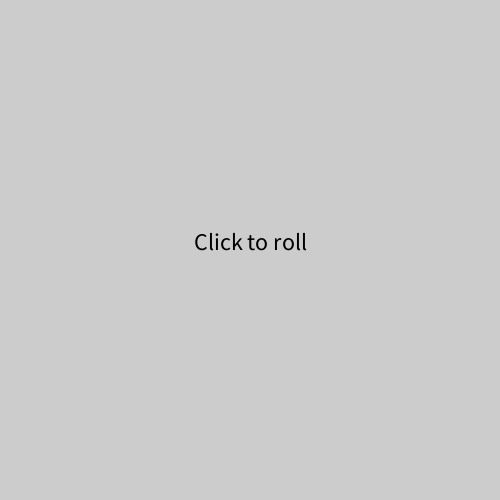
Frame 1 (no input)
Frame 60 (the mouse pressed at the canvas centre just before this capture): identical to frame 1, image omitted
Frame 120 (the mouse held since frame 60 and released just before this capture): identical to frame 1, image omitted

The Processing sketch that drew this single still picture (run headless with seeded random() and noise(); from frame 60 on, the mouse is pressed at the canvas centre):

// Processing sketch: ChukwuochaChukwunazaLab10Bronze
// ── ChukwuochaChukwunazaLab10Bronze.pde
/**
 * Chukwuocha Chukwunaza 
 * Fall Lab 10 - COMP 1010
 * Bronze exercise
 *
 * Simplified Yahtzee game - phase 1
 * Roll the dice, and display them, when the mouse is clicked.
 */

//Constants controlling the game.
//The number of sides should not be changed since the
//graphics only handles from 1-6 dots.
//In this version, the number of dice could be varied.
final int NUM_SIDES=6;   //Sides on the dice
final int NUM_DICE=5;    //The number of dice used

//-------- Bronze -------------------------------------

//***Add the variable storing the dice here:
int[] numDice = new int[NUM_DICE];

void rollDice() {
  for (int i=0; i<NUM_DICE; i++)
  {
    numDice[i] = (int)random(1, NUM_SIDES+1);
  }
}//rollDice

void showDiceRoll() {
  for (int i=0; i<NUM_DICE; i++)
  {
    drawDie(i, numDice[i]);
  }
}//showDiceRoll



//==================================================================
//
//    SUPPLIED CODE - DO NOT EDIT ANYTHING BELOW THIS LINE

void setup() {
  size(500, 500);
  displayMessage("Click to roll");
}//setup

//--------------------------------------------------------------

void draw() {
}//draw

//--------------------------------------------------------------

void mouseClicked() {
  rollDice();
  showDiceRoll();
}

//--------------------------------------------------------------

void displayMessage(String message) {
  //Display the given message in the centre of the window.
  textSize(24);
  fill(0);
  text(message, (width-textWidth(message))/2, height/2);
}

//--------------------------------------------------------------

void drawDie(int position, int value) {
  /* Draw one die in thecanvas.
   * **This will only work for dice with up to 6 sides.**
   *   position - must be 0..NUM_DICE-1, indicating which die is being drawn
   *   value - must be 1..6, the amount showing on that die
   */
  final float X_SPACING = (float)width/NUM_DICE;       //X spacing of the dice
  final float DIE_SIZE = X_SPACING*0.8;    //width and height of one die
  final float X_LEFT_DIE = X_SPACING*0.1;  //left side of the leftmost die
  final float Y_OFFSET = X_SPACING*0.15;   //slight Y offset of the odd-numbered ones
  final float Y_POSITION = height-DIE_SIZE-Y_OFFSET; //Y coordinate of most dice
  final float PIP_OFFSET = DIE_SIZE/3.5;  //Distance from centre to pips, and between pips
  final float PIP_DIAM = DIE_SIZE/5;    //Diameter of the pips (dots)

  //From the constants above, and which die it is, find its top left corner
  float dieX = X_LEFT_DIE+position*X_SPACING;
  float dieY = Y_POSITION-Y_OFFSET*(position%2);

  //1.Draw a red square with a black outline
  stroke(0); //Black outline
  fill(255, 0, 0); //Red fill
  rect(dieX, dieY, DIE_SIZE, DIE_SIZE);

  //2.Draw the pips (dots)
  fill(255);   //White dots
  stroke(255); //White outline

  //The centre dot (if the value is odd)
  if (1 == value%2)
    ellipse(dieX+DIE_SIZE/2, dieY+DIE_SIZE/2, PIP_DIAM, PIP_DIAM);

  //The top-left and bottom-right dots (if the value is more than 1)
  if (value>1) {
    ellipse(dieX+DIE_SIZE/2-PIP_OFFSET, 
      dieY+DIE_SIZE/2+PIP_OFFSET, PIP_DIAM, PIP_DIAM);
    ellipse(dieX+DIE_SIZE/2+PIP_OFFSET, 
      dieY+DIE_SIZE/2-PIP_OFFSET, PIP_DIAM, PIP_DIAM);
  }//if

  //The bottom-left and top-right dots (if the value is more than 3)
  if (value>3) {
    ellipse(dieX+DIE_SIZE/2+PIP_OFFSET, 
      dieY+DIE_SIZE/2+PIP_OFFSET, PIP_DIAM, PIP_DIAM);
    ellipse(dieX+DIE_SIZE/2-PIP_OFFSET, 
      dieY+DIE_SIZE/2-PIP_OFFSET, PIP_DIAM, PIP_DIAM);
  }//if

  //The left and right dots (only if the value is 6)
  if (value==6) {
    ellipse(dieX+DIE_SIZE/2-PIP_OFFSET, 
      dieY+DIE_SIZE/2, PIP_DIAM, PIP_DIAM);
    ellipse(dieX+DIE_SIZE/2+PIP_OFFSET, 
      dieY+DIE_SIZE/2, PIP_DIAM, PIP_DIAM);
  }//if
}//drawDie
